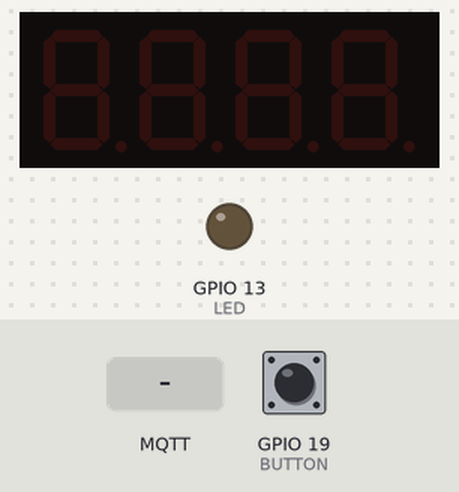
Recording of a sketch running on a simulated ESP32. Shown: 4-digit seven-segment display, output pins drawn as LEDs (lit = HIGH). The test bench sets the inputs (shaded band); at power-on: GPIO 19 (BUTTON) HIGH. WiFi joins after 1.5 s; servers stay silent unless stated; no MQTT or app messages arrive unless stated; what the sketch prints to the serial monitor is not drawn.

Above: at 2.7 s.
2.8 s: MQTT message "start" arrives on the first subscribed topic
At 3.4 s:
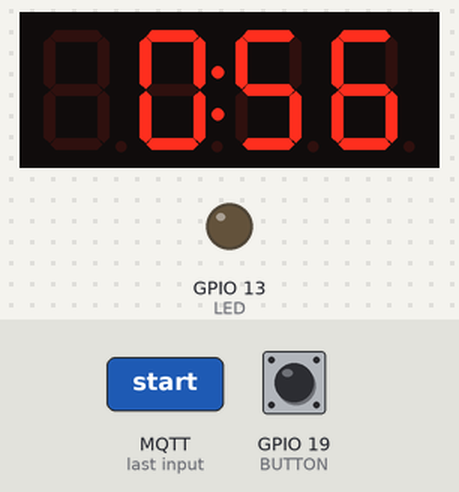
4.3 s: MQTT message "restart" arrives on the second subscribed topic
At 4.57 s:
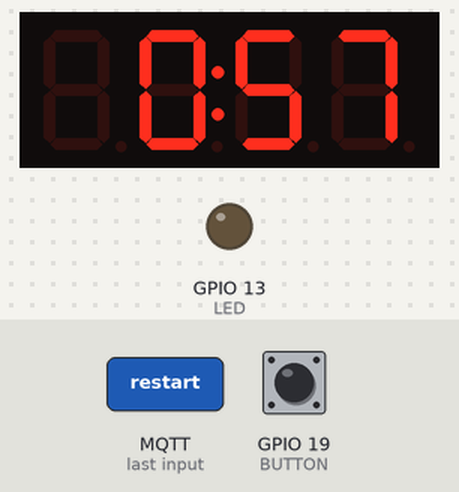
6.3 s: MQTT message "puzzle4/esp" arrives on the third subscribed topic
At 7.6 s:
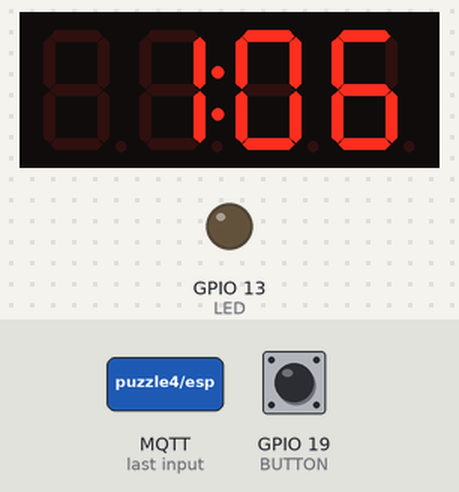
Timing chart, 0 to 9.3 s (numbered marks = the images above; inputs shaded):
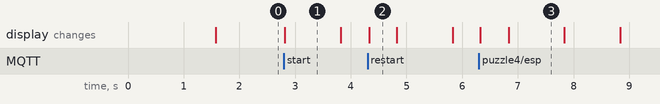

Measured:
- after the input at 2.8 s, the display: first changes at once (image 1 shows a later state)
- what the display in image 2 shows lasts 0.5 s, from 4.3 s to 4.8 s

The sketch:

timer.ino
```cpp
/*
 * This is the Firmware for a ESP32 to control a TM1637 7-segment-display which is used as a timer.
 * It shows how much time is still left to solve the current attempt of the puzzle.
 * If the puzzle is not solved the timer will reset and starts the countdown again.
 */

 /*
 * MQTT topics:
 * puzzle4/esp [start, stop] - control the state of all ESPs
 * puzzle4/esp/timer [error, restart, solved] - error:   timer is either over or the entered passwort is wrong
 *                                            - restart: timer gets restarted again
 *                                            - solved:  puzzle is solved and the timer stops
 * puzzle4/esp/timer/players [int] - set the number of players to influence puzzle timer 2  -> 1:07
 *                                                                                       3  -> 0:57
 *                                                                                       4+ -> 0:47
 * puzzle4/esp/timer/button [on, off] - sets button state
 */

#include <WiFi.h>
#include <ESPmDNS.h>
#include <ArduinoOTA.h>
#include <PubSubClient.h>
#include "TM1637.h"

#define SERIALSPEED 115200

// use WiFi and MQTT
#define networkCapabilities

// Wifi Credentials
#define SSID "ubilab_wifi" //ubilab_wifi
#define PWD "ohg4xah3oufohreiPe7e"  // ohg4xah3oufohreiPe7e

//MQTT Credentials
#define MQTT_SERVER_IP "10.8.166.20" //10.8.166.20
#define MQTT_PORT 1883
#define MAX_MSG 50
char msg[MAX_MSG] = {'\0'};

#define NAME "Puzzle4-Timer"     //Name of ESP
#define OTA_PWD "pictures"      // OTA Password

//pin definition for TM1637
#define CLK 22  // clock
#define DIO 23  // data
TM1637 tm1637(CLK,DIO);

//pins for arcade button
#define LED 13
#define BUTTON 19

// timer variables
int timer2[] = {1, 0, 7};  //timer for 2  players 1:07 min
int timer3[] = {0, 5, 7};  //timer for 3  players 0:57 min
int timer4[] = {0, 4, 7};  //timer for 4+ players 0:47 min


int timer[] = {0, 5, 7};  // default to 0:57 min
int position_minute = timer[0];
int high_position_second = timer[1];
int low_position_second = timer[2];

// timestep variables
int myTime = 0;
int timestep = 1000;

// variables
bool reset = false;
bool blinks = false;
bool mqttStart = false;
bool puzzle_solved = false;
bool button_light = false;
bool button_press = false;
int number_of_players = 0;

WiFiClient mqttClient;
PubSubClient mqtt(mqttClient);

void setup() {
  Serial.begin(SERIALSPEED);

  #ifdef networkCapabilities
    WiFi.begin(SSID,PWD);
    Serial.print("Connecting to ");
    Serial.println(SSID);

    WiFi.setHostname(NAME);

    // wait for connecting
    while (WiFi.status() != WL_CONNECTED) {
      delay(500); Serial.print(".");
    }
    // Print IP
    Serial.println("\nWiFi connected.\nIP Adress: ");
    Serial.println(WiFi.localIP());

    // Setting up mDNS
    if (!MDNS.begin(NAME)) {
      Serial.println("Error setting up MDNS responder!");
    }
    MDNS.addService("_escape", "_tcp", 2000);

    mqtt.setServer(MQTT_SERVER_IP, MQTT_PORT);
    // MQTT connect
    if (mqtt.connect(NAME)) {
      Serial.println("Connected to MQTT server");
    } else {
      Serial.println("Cannot connect to MQTT server");
    }
    mqtt.setCallback(mqttCallback);

    mqtt.subscribe("puzzle4/esp");
    mqtt.subscribe("puzzle4/esp/timer");
    mqtt.subscribe("puzzle4/esp/timer/players");
    mqtt.subscribe("puzzle4/esp/timer/button");

    // Arduino OTA
    ArduinoOTA.setHostname(NAME);
    ArduinoOTA.setPassword(OTA_PWD);
    ArduinoOTA.onStart([]() {
    Serial.println("Start updating");
    });
    ArduinoOTA.onEnd([]() {
    Serial.println("Finished updating");
    });
    ArduinoOTA.onError([](ota_error_t error) {
    Serial.println("Error updating");
    ESP.restart();
    });
    ArduinoOTA.begin();
  #endif

  // 7-segment display setup
  tm1637.init();
  tm1637.set(4);  // Bright-level from 0 to 7

  tm1637.clearDisplay();

  //button and button light
  pinMode(LED, OUTPUT);
  pinMode(BUTTON, INPUT_PULLUP);

}

void loop() {
  #ifdef networkCapabilities
    ArduinoOTA.handle();

    mqtt.loop();

    while(!mqttStart){
      //allow changing button light before start mqtt message
      if (button_light == true) {
        digitalWrite(LED, HIGH);
      } else if (button_light == false) {
        digitalWrite(LED, LOW);
      }

      //check button state before start mqtt message
      if (digitalRead(BUTTON) == 0) {
        if (button_press == false) {
          button_press = true;
          mqtt.publish("puzzle4/button", "true");
        }
      } else {
        if (button_press == true) {
          button_press = false;
          mqtt.publish("puzzle4/button", "false");
        }
      }
      //wait for MQTT reconnect if signal is lost
      if (!mqtt.connected()){
        Serial.println("Client disconnected!");
        reconnect();
        mqtt.loop();
      }
      //Serial.println("Waiting for start signal over MQTT");
      mqtt.loop();
    }
  #endif

  //light up button when mqtt message arrives
  if (button_light == true) {
    digitalWrite(LED, HIGH);
  } else if (button_light == false) {
    digitalWrite(LED, LOW);
  }

  //check for button state
  if (digitalRead(BUTTON) == 0) {
    if (button_press == false) {
      button_press = true;
      mqtt.publish("puzzle4/button", "true");
    }
  } else {
    if (button_press == true) {
      button_press = false;
      mqtt.publish("puzzle4/button", "false");
    }
  }

  if (!reset and !puzzle_solved) {
    // enter every second if reset is false
    if(millis() >= myTime + timestep) {
      myTime = millis();

      // stop timer
      if (high_position_second == 0 and low_position_second == 0 and position_minute == 0) {
        reset = true;
      }
      // change to lower minute f.ex. 2:00 -> 1:59
      else if (high_position_second == 0 and low_position_second == 0 and position_minute !=0) {
        position_minute--;
        high_position_second = 5;
        low_position_second = 9;
      }

      //change to lower deci-second  f.ex. 2:30 -> 2:29
      else if (high_position_second != 0 and low_position_second == 0) {
        high_position_second--;
        low_position_second = 9;
      }

      //normal case, count a second down  f.ex. 2:35 -> 2:34
      else {
        low_position_second--;
      }
    }
  }

  if (reset or puzzle_solved) {
    blinks = true;
    if (millis() >= myTime + timestep/2) {
      myTime = millis();
      tm1637.point(true);
      tm1637.display(1, position_minute);
      tm1637.display(2, high_position_second);
      tm1637.display(3, low_position_second);
    } else if ((millis() >= myTime + timestep/4)) {
      tm1637.point(false);
      tm1637.clearDisplay();
    }
  }

  if (!blinks) {
    tm1637.display(1, position_minute);
    tm1637.display(2, high_position_second);
    tm1637.display(3, low_position_second);
    tm1637.point(true);
  }

  if (!mqtt.connected()){
    Serial.println("Client disconnected!");
    reconnect();
    mqtt.loop();
  }
}

// MQTT Callback function
void mqttCallback(char* topic, byte* message, unsigned int length) {
  // Convert to cstring
  int len = min((int)length, (int)(MAX_MSG-1));
  memcpy(&msg[0], message, len);
  msg[len] = '\0';

  Serial.printf("MQTT msg on topic: %s: %s\n", topic, &msg);

  analyzeMQTTMessage(topic, msg);
}

void analyzeMQTTMessage(char* topic, char* msg) {
  // check for start-message
  if(strcmp(topic, "puzzle4/esp") == 0 and strcmp(msg, "start") == 0) {
    mqttStart = true;
    blinks = false;
    puzzle_solved = false;
    reset = false;
    position_minute = timer[0];
    high_position_second = timer[1];
    low_position_second = timer[2];
  }

  // check for end-message
  if(strcmp(topic, "puzzle4/esp") == 0 and strcmp(msg, "stop") == 0) {
    tm1637.point(false);
    tm1637.clearDisplay();
    mqttStart = false;
    blinks = false;
    puzzle_solved = false;
    position_minute = timer[0];
    high_position_second = timer[1];
    low_position_second = timer[2];
  }

  // check for number of players to choose the time for the puzzle
  if(strcmp(topic, "puzzle4/esp/timer/players") == 0) {
    sscanf(msg, "%d", &number_of_players);
    // 1-2 players: puzzle time = 1:07
    if (number_of_players < 3) {
      timer[0] = 1;
      timer[1] = 0;
      timer[2] = 7;
      position_minute = timer[0];
      high_position_second = timer[1];
      low_position_second = timer[2];
    }
    // 3 players: puzzle time = 0:57
    if (number_of_players == 3) {
      timer[0] = 0;
      timer[1] = 5;
      timer[2] = 7;
      position_minute = timer[0];
      high_position_second = timer[1];
      low_position_second = timer[2];
    }
    // 4+ players: puzzle time = 0:47
    if (number_of_players > 3) {
      timer[0] = 0;
      timer[1] = 4;
      timer[2] = 7;
      position_minute = timer[0];
      high_position_second = timer[1];
      low_position_second = timer[2];
    }
  }

  // check for reset
  if(strcmp(topic, "puzzle4/esp/timer") == 0 and strcmp(msg, "error") == 0) {
    reset = true;
  }

  // check for restart
  if(strcmp(topic, "puzzle4/esp/timer") == 0 and strcmp(msg, "restart") == 0) {
    reset = false;
    blinks = false;
    position_minute = timer[0];
    high_position_second = timer[1];
    low_position_second = timer[2];
  }

  // check for solved
  if(strcmp(topic, "puzzle4/esp/timer") == 0 and strcmp(msg, "solved") == 0) {
    puzzle_solved = true;
    timer[0] = 0;
    timer[1] = 5;
    timer[2] = 7;
    Serial.println("Puzzle solved!!");
  }

  //check if button should be turned on
  if(strcmp(topic, "puzzle4/esp/timer/button") == 0 and strcmp(msg, "on") == 0) {
    button_light = true;
    Serial.println("Button light turned on");
  }

  if(strcmp(topic, "puzzle4/esp/timer/button") == 0 and strcmp(msg, "off") == 0) {
    button_light = false;
    Serial.println("Button light turned off");
  }
}

void reconnect() {
  while (!mqtt.connected()) {
    if (mqtt.connect(NAME)) {
      Serial.println("MQTT connected");
      mqtt.setCallback(mqttCallback);
      mqtt.subscribe("puzzle4/esp");
      mqtt.subscribe("puzzle4/esp/sequence");
    }
  }
}
```
